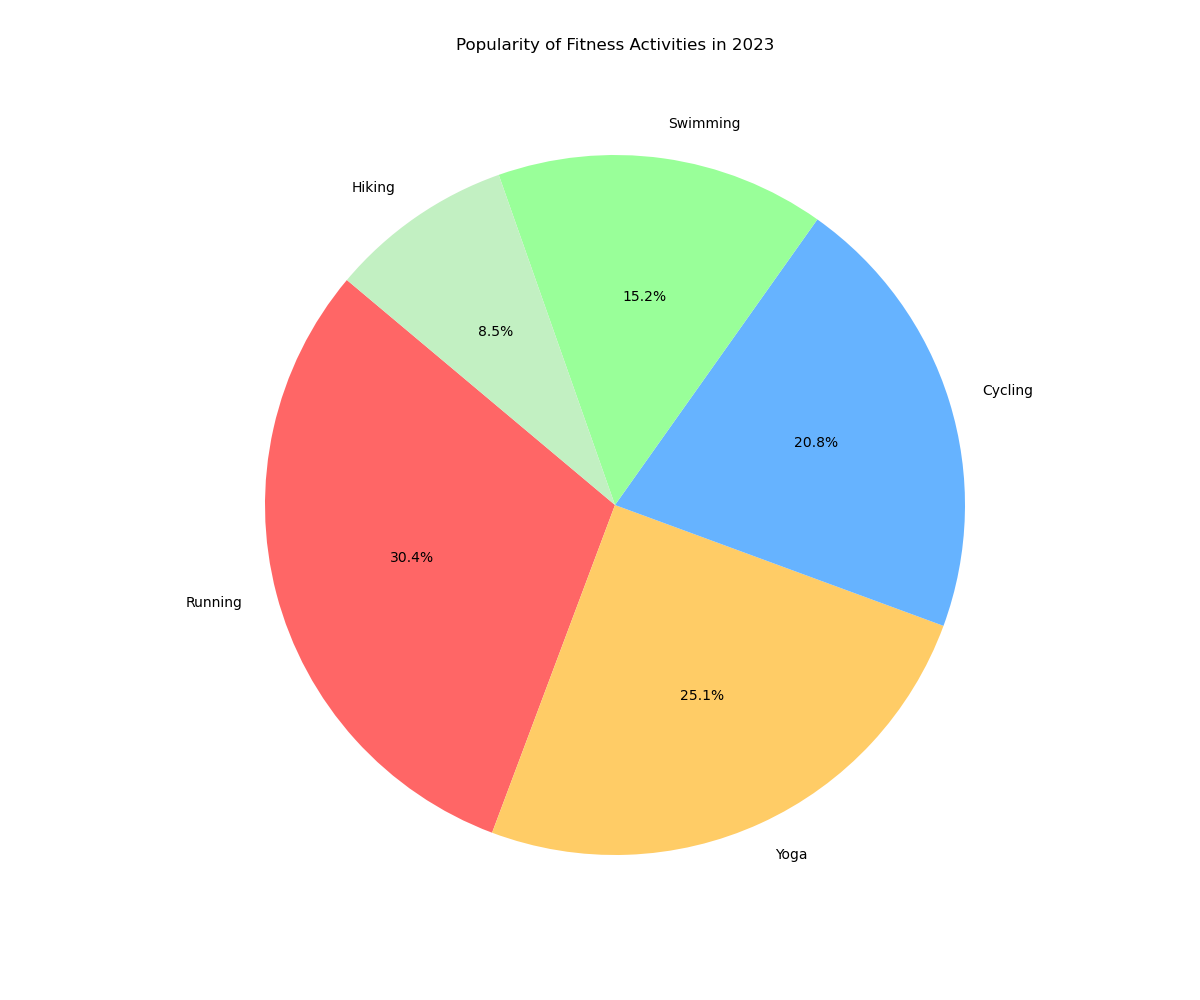

Write the Python code that produced this figure.

import matplotlib.pyplot as plt

# Data to plot
labels = 'Running', 'Yoga', 'Cycling', 'Swimming', 'Hiking'
sizes = [30.4, 25.1, 20.8, 15.2, 8.5]
colors = ['#ff6666', '#ffcc66', '#66b3ff', '#99ff99', '#c2f0c2']

# Create pie chart
plt.figure(figsize=(12, 10))
plt.pie(sizes, labels=labels, colors=colors, autopct='%1.1f%%', startangle=140)

plt.title('Popularity of Fitness Activities in 2023', y=1.08)
plt.axis('equal')  # Equal aspect ratio ensures that pie is drawn as a circle.
plt.show()
